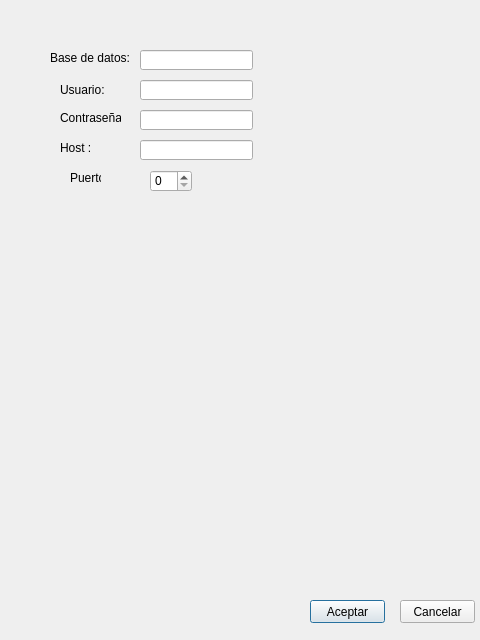
<?xml version="1.0" encoding="UTF-8"?>
<ui version="4.0">
 <class>Dialog</class>
 <widget class="QDialog" name="Dialog">
  <property name="windowModality">
   <enum>Qt::WindowModal</enum>
  </property>
  <property name="geometry">
   <rect>
    <x>0</x>
    <y>0</y>
    <width>480</width>
    <height>640</height>
   </rect>
  </property>
  <property name="windowTitle">
   <string>Configuracion de la base de datos</string>
  </property>
  <property name="modal">
   <bool>true</bool>
  </property>
  <widget class="QLabel" name="dbnl">
   <property name="geometry">
    <rect>
     <x>50</x>
     <y>50</y>
     <width>91</width>
     <height>16</height>
    </rect>
   </property>
   <property name="text">
    <string>Base de datos:</string>
   </property>
  </widget>
  <widget class="QLabel" name="ul">
   <property name="geometry">
    <rect>
     <x>60</x>
     <y>80</y>
     <width>61</width>
     <height>20</height>
    </rect>
   </property>
   <property name="text">
    <string>Usuario:</string>
   </property>
  </widget>
  <widget class="QLabel" name="pl">
   <property name="geometry">
    <rect>
     <x>60</x>
     <y>110</y>
     <width>61</width>
     <height>16</height>
    </rect>
   </property>
   <property name="text">
    <string>Contraseña:</string>
   </property>
  </widget>
  <widget class="QLabel" name="hnl">
   <property name="geometry">
    <rect>
     <x>60</x>
     <y>140</y>
     <width>61</width>
     <height>16</height>
    </rect>
   </property>
   <property name="text">
    <string>Host :</string>
   </property>
  </widget>
  <widget class="QLabel" name="pl_2">
   <property name="geometry">
    <rect>
     <x>70</x>
     <y>170</y>
     <width>31</width>
     <height>16</height>
    </rect>
   </property>
   <property name="text">
    <string>Puerto:</string>
   </property>
  </widget>
  <widget class="QLineEdit" name="dbName">
   <property name="geometry">
    <rect>
     <x>140</x>
     <y>50</y>
     <width>113</width>
     <height>20</height>
    </rect>
   </property>
  </widget>
  <widget class="QLineEdit" name="username">
   <property name="geometry">
    <rect>
     <x>140</x>
     <y>80</y>
     <width>113</width>
     <height>20</height>
    </rect>
   </property>
  </widget>
  <widget class="QLineEdit" name="password">
   <property name="geometry">
    <rect>
     <x>140</x>
     <y>110</y>
     <width>113</width>
     <height>20</height>
    </rect>
   </property>
  </widget>
  <widget class="QLineEdit" name="hostname">
   <property name="geometry">
    <rect>
     <x>140</x>
     <y>140</y>
     <width>113</width>
     <height>20</height>
    </rect>
   </property>
  </widget>
  <widget class="QSpinBox" name="port">
   <property name="geometry">
    <rect>
     <x>150</x>
     <y>170</y>
     <width>42</width>
     <height>22</height>
    </rect>
   </property>
  </widget>
  <widget class="QPushButton" name="accept">
   <property name="geometry">
    <rect>
     <x>310</x>
     <y>600</y>
     <width>75</width>
     <height>23</height>
    </rect>
   </property>
   <property name="text">
    <string>Aceptar</string>
   </property>
  </widget>
  <widget class="QPushButton" name="cancel">
   <property name="geometry">
    <rect>
     <x>400</x>
     <y>600</y>
     <width>75</width>
     <height>23</height>
    </rect>
   </property>
   <property name="text">
    <string>Cancelar</string>
   </property>
  </widget>
 </widget>
 <resources/>
 <connections/>
</ui>
